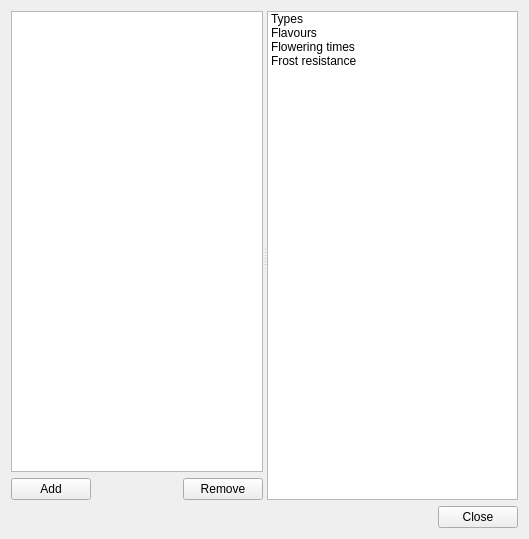
<?xml version="1.0" encoding="UTF-8"?>
<ui version="4.0">
 <class>OBuiltInsEditor</class>
 <widget class="QWidget" name="OBuiltInsEditor">
  <property name="geometry">
   <rect>
    <x>0</x>
    <y>0</y>
    <width>529</width>
    <height>539</height>
   </rect>
  </property>
  <property name="windowTitle">
   <string>Edit built-ins</string>
  </property>
  <layout class="QVBoxLayout" name="verticalLayout_2">
   <item>
    <widget class="QSplitter" name="splitter">
     <property name="sizePolicy">
      <sizepolicy hsizetype="Expanding" vsizetype="Expanding">
       <horstretch>0</horstretch>
       <verstretch>0</verstretch>
      </sizepolicy>
     </property>
     <property name="orientation">
      <enum>Qt::Horizontal</enum>
     </property>
     <widget class="QWidget" name="">
      <layout class="QVBoxLayout" name="verticalLayout">
       <item>
        <widget class="QTableView" name="tableView"/>
       </item>
       <item>
        <layout class="QHBoxLayout" name="horizontalLayout_2">
         <item>
          <widget class="QPushButton" name="add">
           <property name="text">
            <string>Add</string>
           </property>
          </widget>
         </item>
         <item>
          <spacer name="horizontalSpacer_2">
           <property name="orientation">
            <enum>Qt::Horizontal</enum>
           </property>
           <property name="sizeHint" stdset="0">
            <size>
             <width>40</width>
             <height>20</height>
            </size>
           </property>
          </spacer>
         </item>
         <item>
          <widget class="QPushButton" name="remove">
           <property name="text">
            <string>Remove</string>
           </property>
          </widget>
         </item>
        </layout>
       </item>
      </layout>
     </widget>
     <widget class="QListWidget" name="listWidget">
      <item>
       <property name="text">
        <string>Types</string>
       </property>
      </item>
      <item>
       <property name="text">
        <string>Flavours</string>
       </property>
      </item>
      <item>
       <property name="text">
        <string>Flowering times</string>
       </property>
      </item>
      <item>
       <property name="text">
        <string>Frost resistance</string>
       </property>
      </item>
     </widget>
    </widget>
   </item>
   <item>
    <layout class="QHBoxLayout" name="horizontalLayout">
     <item>
      <spacer name="horizontalSpacer">
       <property name="orientation">
        <enum>Qt::Horizontal</enum>
       </property>
       <property name="sizeHint" stdset="0">
        <size>
         <width>40</width>
         <height>20</height>
        </size>
       </property>
      </spacer>
     </item>
     <item>
      <widget class="QPushButton" name="close">
       <property name="text">
        <string>Close</string>
       </property>
      </widget>
     </item>
    </layout>
   </item>
  </layout>
 </widget>
 <resources/>
 <connections>
  <connection>
   <sender>close</sender>
   <signal>clicked()</signal>
   <receiver>OBuiltInsEditor</receiver>
   <slot>close()</slot>
   <hints>
    <hint type="sourcelabel">
     <x>477</x>
     <y>518</y>
    </hint>
    <hint type="destinationlabel">
     <x>529</x>
     <y>464</y>
    </hint>
   </hints>
  </connection>
  <connection>
   <sender>close</sender>
   <signal>clicked()</signal>
   <receiver>OBuiltInsEditor</receiver>
   <slot>deleteLater()</slot>
   <hints>
    <hint type="sourcelabel">
     <x>497</x>
     <y>517</y>
    </hint>
    <hint type="destinationlabel">
     <x>527</x>
     <y>453</y>
    </hint>
   </hints>
  </connection>
 </connections>
</ui>
